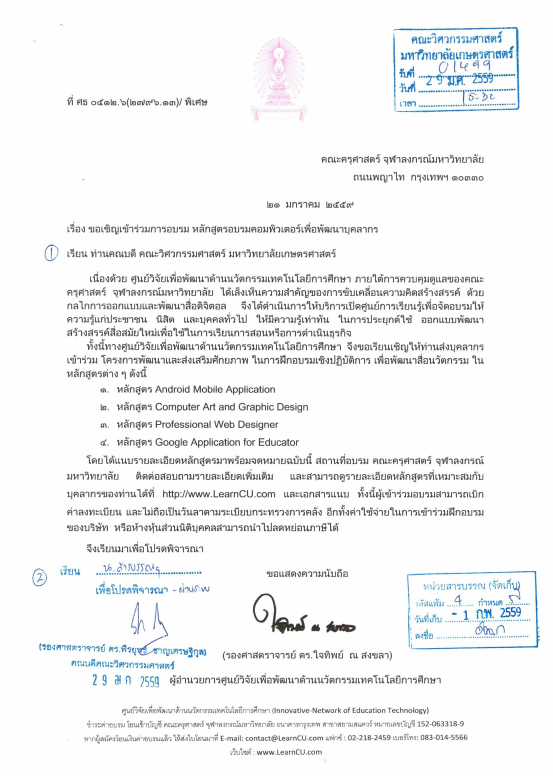
#> input picture old_ver/5.jpg, 1658 x 2326 px (shown at 1/3 size)
$ python prototype.py
#> lines starting #> are read from the running program, lines starting #| are printed output that depends on the picture; after the words box and inside, x2 and y2 are one past the last pixel; in counts of white or black regions, pixels touching at a corner belong together
import numpy as np
import cv2

'''img = cv2.imread("d3.jpg", cv2.IMREAD_GRAYSCALE)
img = cv2.multiply(img, 1.2)
kernel = np.ones((1, 1), np.uint8)
img = cv2.erode(img, kernel, iterations=1)
cv2.imwrite("input.jpg", img)'''
img = cv2.imread("5.jpg")
#> img is the input picture: shape (2326, 1658, 3); mean B, G, R 244.2, 243.5, 242.5
print("get it")
img = cv2.fastNlMeansDenoisingColored(img,None,10,10,7,21)
img = cv2.resize(img, (1240,1754), interpolation = cv2.INTER_AREA)
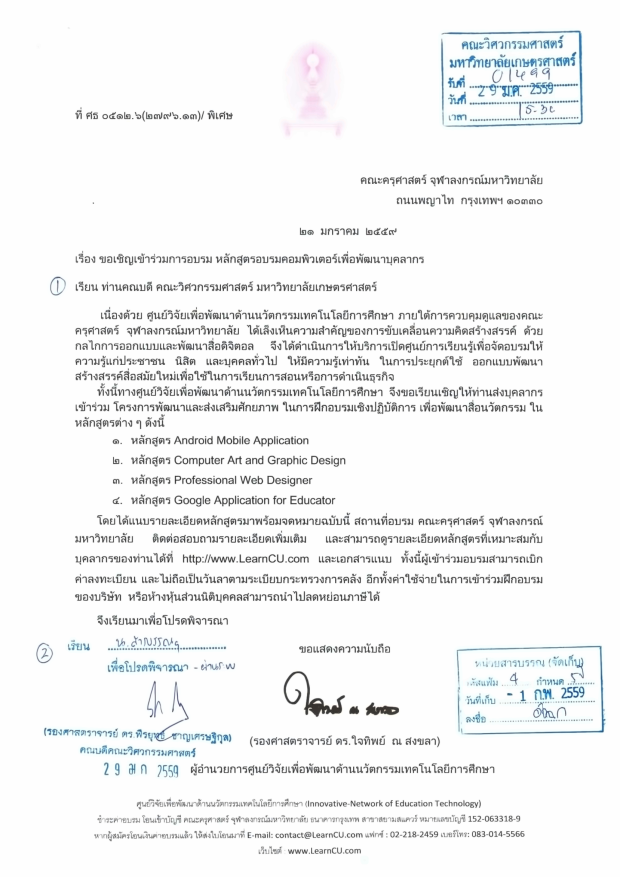
#> img: shape (1754, 1240, 3) (shown at 1/2 size); mean B, G, R 243.9, 243.5, 242.7
height,width ,channel= img.shape
#> height = 1754; width = 1240; channel = 3
cv2.imwrite("newimg.jpg", img)
print('start')
for x in range(height):
    for y in range(width):
        color = img[x,y]
        if not (color[0] == color[1] == color[2]):
            img[x,y] = [255,255,255]
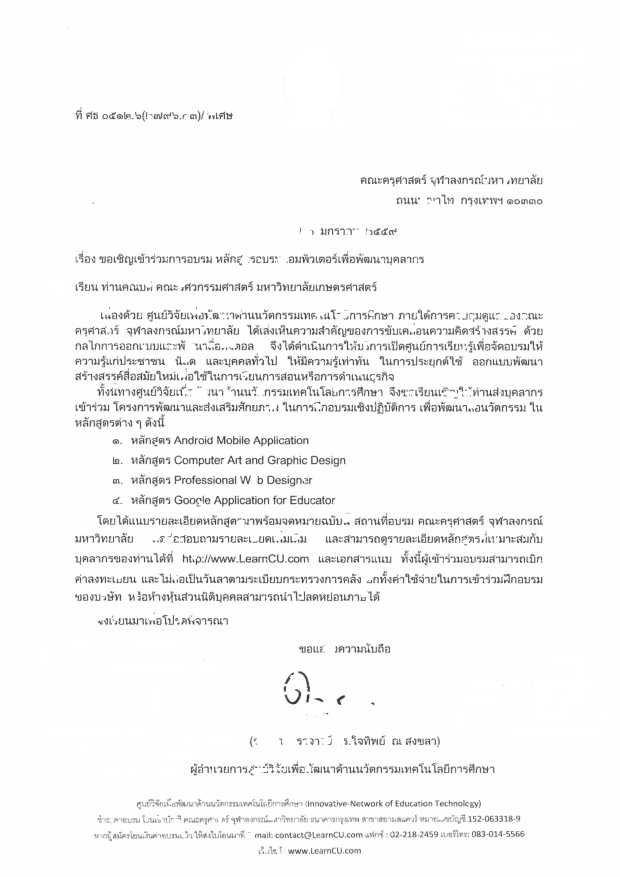
#> img: shape (1754, 1240, 3) (shown at 1/2 size); 8.45% of pixels changed, all inside (x1, y1, x2, y2) = (66, 55, 1217, 1729)
grayimg = cv2.cvtColor(img, cv2.COLOR_BGR2GRAY)

ret,th1 = cv2.threshold(grayimg,113,255,cv2.THRESH_BINARY)
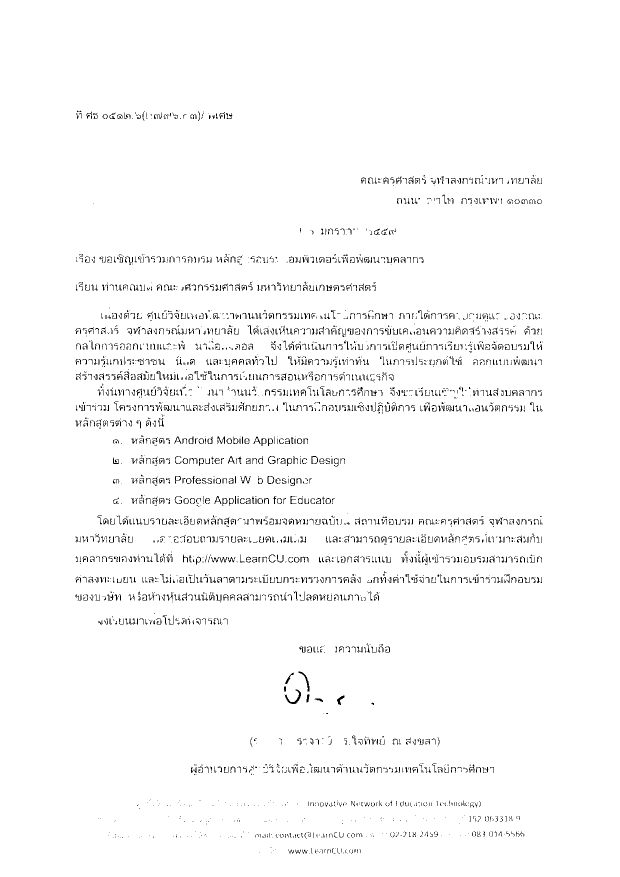
#> th1: shape (1754, 1240) (shown at 1/2 size); 97.7% white; black in thin lines or dots, all inside (x1, y1, x2, y2) = (151, 221, 1086, 1707)
th2 = cv2.adaptiveThreshold(grayimg,255,cv2.ADAPTIVE_THRESH_MEAN_C,cv2.THRESH_BINARY,11,2)
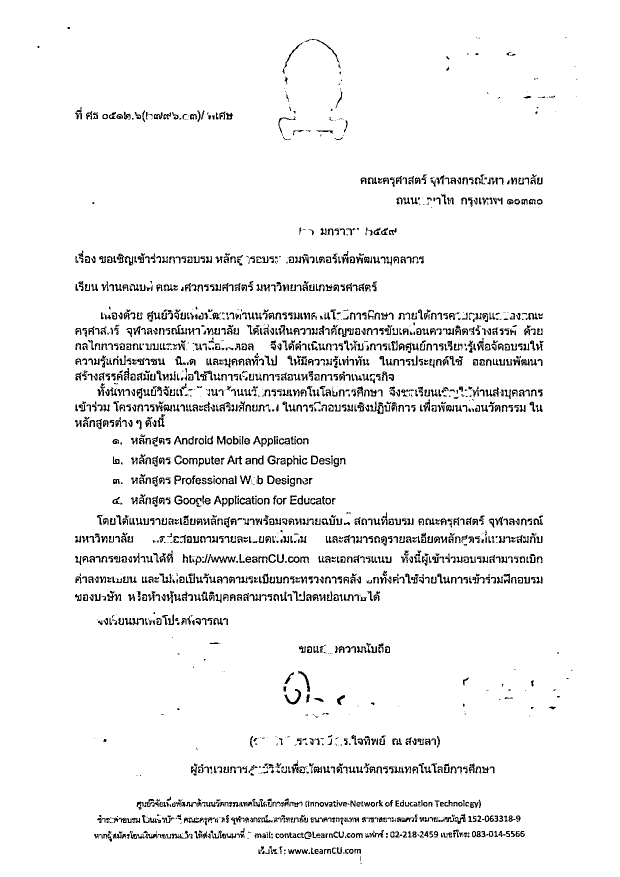
#> th2: shape (1754, 1240) (shown at 1/2 size); 94.7% white; black in thin lines or dots, all inside (x1, y1, x2, y2) = (75, 54, 1156, 1728)
th3 = cv2.adaptiveThreshold(grayimg,255,cv2.ADAPTIVE_THRESH_GAUSSIAN_C,cv2.THRESH_BINARY,11,2)
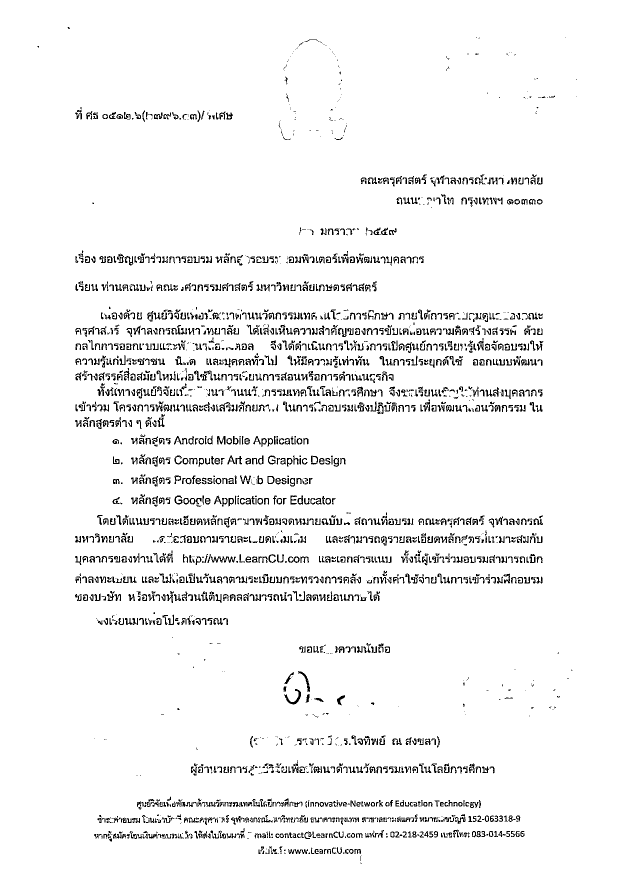
#> th3: shape (1754, 1240) (shown at 1/2 size); 95.1% white; black in thin lines or dots, all inside (x1, y1, x2, y2) = (75, 54, 1154, 1728)


cv2.imwrite('newimg1.jpg', th1)
cv2.imwrite('newimg2.jpg', th2)
cv2.imwrite('newimg3.jpg', th3)
cv2.imwrite('newimg4.jpg', grayimg)
print('finish')
